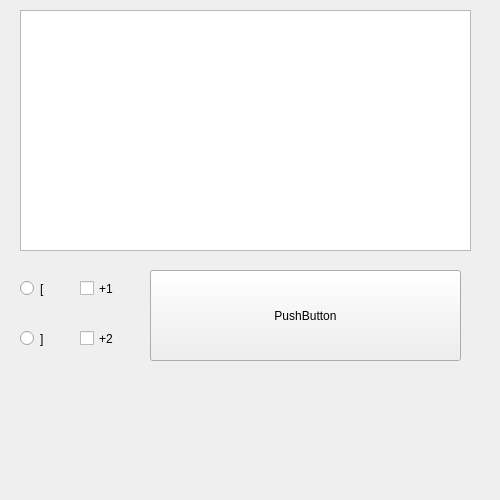
<?xml version="1.0" encoding="UTF-8"?>
<ui version="4.0">
 <class>MainWindow</class>
 <widget class="QMainWindow" name="MainWindow">
  <property name="geometry">
   <rect>
    <x>0</x>
    <y>0</y>
    <width>500</width>
    <height>500</height>
   </rect>
  </property>
  <property name="minimumSize">
   <size>
    <width>500</width>
    <height>500</height>
   </size>
  </property>
  <property name="maximumSize">
   <size>
    <width>500</width>
    <height>500</height>
   </size>
  </property>
  <property name="windowTitle">
   <string>MainWindow</string>
  </property>
  <widget class="QWidget" name="centralwidget">
   <widget class="QRadioButton" name="radioButton">
    <property name="geometry">
     <rect>
      <x>20</x>
      <y>280</y>
      <width>82</width>
      <height>17</height>
     </rect>
    </property>
    <property name="text">
     <string>[</string>
    </property>
   </widget>
   <widget class="QRadioButton" name="radioButton_2">
    <property name="geometry">
     <rect>
      <x>20</x>
      <y>330</y>
      <width>82</width>
      <height>17</height>
     </rect>
    </property>
    <property name="text">
     <string>]</string>
    </property>
   </widget>
   <widget class="QCheckBox" name="checkBox">
    <property name="geometry">
     <rect>
      <x>80</x>
      <y>280</y>
      <width>70</width>
      <height>17</height>
     </rect>
    </property>
    <property name="text">
     <string>+1</string>
    </property>
   </widget>
   <widget class="QCheckBox" name="checkBox_2">
    <property name="geometry">
     <rect>
      <x>80</x>
      <y>330</y>
      <width>70</width>
      <height>17</height>
     </rect>
    </property>
    <property name="text">
     <string>+2</string>
    </property>
   </widget>
   <widget class="QPushButton" name="pushButton">
    <property name="geometry">
     <rect>
      <x>150</x>
      <y>270</y>
      <width>311</width>
      <height>91</height>
     </rect>
    </property>
    <property name="text">
     <string>PushButton</string>
    </property>
   </widget>
   <widget class="QPlainTextEdit" name="plainTextEdit">
    <property name="geometry">
     <rect>
      <x>20</x>
      <y>10</y>
      <width>451</width>
      <height>241</height>
     </rect>
    </property>
    <property name="plainText">
     <string/>
    </property>
    <property name="placeholderText">
     <string>text....</string>
    </property>
   </widget>
  </widget>
 </widget>
 <resources/>
 <connections/>
</ui>
